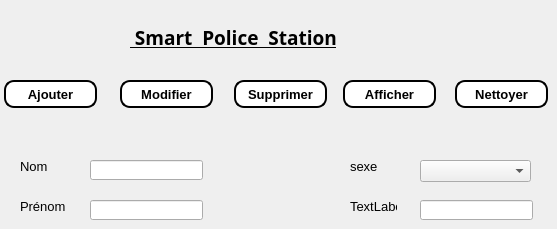
      <widget class="QWidget" name="tab_5">
       <attribute name="icon">
        <iconset>
         <normaloff>../../../Downloads/téléchargement (2Agent.png</normaloff>../../../Downloads/téléchargement (2Agent.png</iconset>
       </attribute>
       <attribute name="title">
        <string>Agents</string>
       </attribute>
       <widget class="QLabel" name="label_46">
        <property name="geometry">
         <rect>
          <x>350</x>
          <y>200</y>
          <width>47</width>
          <height>13</height>
         </rect>
        </property>
        <property name="font">
         <font>
          <family>Arial</family>
          <pointsize>10</pointsize>
          <weight>50</weight>
          <bold>false</bold>
         </font>
        </property>
        <property name="text">
         <string>TextLabel</string>
        </property>
       </widget>
       <widget class="QLabel" name="label_43">
        <property name="geometry">
         <rect>
          <x>20</x>
          <y>160</y>
          <width>47</width>
          <height>13</height>
         </rect>
        </property>
        <property name="font">
         <font>
          <family>Arial</family>
          <pointsize>10</pointsize>
          <weight>50</weight>
          <bold>false</bold>
         </font>
        </property>
        <property name="text">
         <string>Nom</string>
        </property>
       </widget>
       <widget class="QLineEdit" name="lineEdit_44">
        <property name="geometry">
         <rect>
          <x>90</x>
          <y>200</y>
          <width>113</width>
          <height>20</height>
         </rect>
        </property>
       </widget>
       <widget class="QLabel" name="label_45">
        <property name="geometry">
         <rect>
          <x>350</x>
          <y>160</y>
          <width>47</width>
          <height>13</height>
         </rect>
        </property>
        <property name="font">
         <font>
          <family>Arial</family>
          <pointsize>10</pointsize>
          <weight>50</weight>
          <bold>false</bold>
         </font>
        </property>
        <property name="text">
         <string>sexe</string>
        </property>
       </widget>
       <widget class="QPushButton" name="Nettoyer_21">
        <property name="geometry">
         <rect>
          <x>455</x>
          <y>80</y>
          <width>93</width>
          <height>28</height>
         </rect>
        </property>
        <property name="font">
         <font>
          <family>Arial</family>
          <pointsize>10</pointsize>
          <weight>75</weight>
          <bold>true</bold>
         </font>
        </property>
        <property name="styleSheet">
         <string notr="true">background-color:white; 
color:black; 
border-style:outset ; 
border-width:2px ; 
border-radius:10px;</string>
        </property>
        <property name="text">
         <string>Nettoyer</string>
        </property>
       </widget>
       <widget class="QPushButton" name="Ajoutersalaries_23">
        <property name="geometry">
         <rect>
          <x>4</x>
          <y>80</y>
          <width>93</width>
          <height>28</height>
         </rect>
        </property>
        <property name="font">
         <font>
          <family>Arial</family>
          <pointsize>10</pointsize>
          <weight>75</weight>
          <bold>true</bold>
         </font>
        </property>
        <property name="styleSheet">
         <string notr="true">background-color:white; 
color:black; 
border-style:outset ; 
border-width:2px ; 
border-radius:10px;</string>
        </property>
        <property name="text">
         <string>Ajouter</string>
        </property>
       </widget>
       <widget class="QPushButton" name="modifiersalaries_23">
        <property name="geometry">
         <rect>
          <x>120</x>
          <y>80</y>
          <width>93</width>
          <height>28</height>
         </rect>
        </property>
        <property name="font">
         <font>
          <family>Arial</family>
          <pointsize>10</pointsize>
          <weight>75</weight>
          <bold>true</bold>
         </font>
        </property>
        <property name="styleSheet">
         <string notr="true">background-color:white; 
color:black; 
border-style:outset ; 
border-width:2px ; 
border-radius:10px;</string>
        </property>
        <property name="text">
         <string>Modifier</string>
        </property>
       </widget>
       <widget class="QLineEdit" name="lineEdit_43">
        <property name="geometry">
         <rect>
          <x>420</x>
          <y>200</y>
          <width>113</width>
          <height>20</height>
         </rect>
        </property>
       </widget>
       <widget class="QPushButton" name="affichersalaries_23">
        <property name="geometry">
         <rect>
          <x>343</x>
          <y>80</y>
          <width>93</width>
          <height>28</height>
         </rect>
        </property>
        <property name="font">
         <font>
          <family>Arial</family>
          <pointsize>10</pointsize>
          <weight>75</weight>
          <bold>true</bold>
         </font>
        </property>
        <property name="styleSheet">
         <string notr="true">background-color:white; 
color:black; 
border-style:outset ; 
border-width:2px ; 
border-radius:10px;</string>
        </property>
        <property name="text">
         <string>Afficher</string>
        </property>
       </widget>
       <widget class="QPushButton" name="supprimersalaries_23">
        <property name="geometry">
         <rect>
          <x>234</x>
          <y>80</y>
          <width>93</width>
          <height>28</height>
         </rect>
        </property>
        <property name="font">
         <font>
          <family>Arial</family>
          <pointsize>10</pointsize>
          <weight>75</weight>
          <bold>true</bold>
         </font>
        </property>
        <property name="styleSheet">
         <string notr="true">background-color:white; 
color:black; 
border-style:outset ; 
border-width:2px ; 
border-radius:10px;</string>
        </property>
        <property name="text">
         <string>Supprimer</string>
        </property>
       </widget>
       <widget class="QLabel" name="policou_16">
        <property name="geometry">
         <rect>
          <x>130</x>
          <y>20</y>
          <width>351</width>
          <height>35</height>
         </rect>
        </property>
        <property name="sizePolicy">
         <sizepolicy hsizetype="Preferred" vsizetype="Maximum">
          <horstretch>0</horstretch>
          <verstretch>0</verstretch>
         </sizepolicy>
        </property>
        <property name="font">
         <font>
          <family>Algerian</family>
          <pointsize>14</pointsize>
          <weight>75</weight>
          <bold>true</bold>
          <underline>true</underline>
         </font>
        </property>
        <property name="text">
         <string> Smart  Police  Station</string>
        </property>
        <property name="textFormat">
         <enum>Qt::PlainText</enum>
        </property>
       </widget>
       <widget class="QLabel" name="label_44">
        <property name="geometry">
         <rect>
          <x>20</x>
          <y>200</y>
          <width>47</width>
          <height>13</height>
         </rect>
        </property>
        <property name="font">
         <font>
          <family>Arial</family>
          <pointsize>10</pointsize>
          <weight>50</weight>
          <bold>false</bold>
         </font>
        </property>
        <property name="text">
         <string>Prénom</string>
        </property>
       </widget>
       <widget class="QLineEdit" name="lineEdit_42">
        <property name="geometry">
         <rect>
          <x>90</x>
          <y>160</y>
          <width>113</width>
          <height>20</height>
         </rect>
        </property>
       </widget>
       <widget class="QComboBox" name="comboBox_3">
        <property name="geometry">
         <rect>
          <x>420</x>
          <y>160</y>
          <width>111</width>
          <height>22</height>
         </rect>
        </property>
       </widget>
      </widget>
